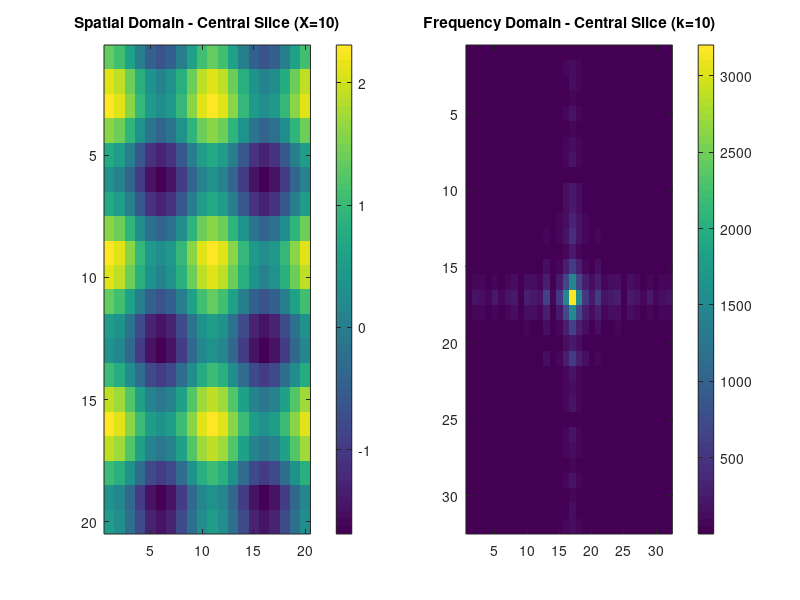

This figure's MATLAB source:
% 创建一个三维空间的坐标网格
[X, Y, Z] = meshgrid(0:19, 0:19, 0:19);

% 定义三个不同的频率值
freqX = 2;
freqY = 3;
freqZ = 4;

% 创建一个三维信号，它是三个不同频率的正弦波的和
X_signal = cos(2 * pi * freqX * X / 20) + sin(2 * pi * freqY * Y / 20) + cos(2 * pi * freqZ * Z / 20);

% 显示空间域中的中心切片
figure;
subplot(1, 2, 1);
imagesc(X_signal(:,:,10));
title('Spatial Domain - Central Slice (X=10)');
colorbar;

% 计算信号的傅里叶变换
m = nextpow2(20);
fft_signal = fftn(X_signal,[2^m 2^m 2^m]);

% 由于fftn返回的是N-1点的DFT，我们需要调整频率轴的大小
fft_signal = fftshift(fft_signal);

% 显示频率域中的中心切片
subplot(1, 2, 2);
imagesc(abs(fft_signal(:,:,10)));
title('Frequency Domain - Central Slice (k=10)');
colorbar;
